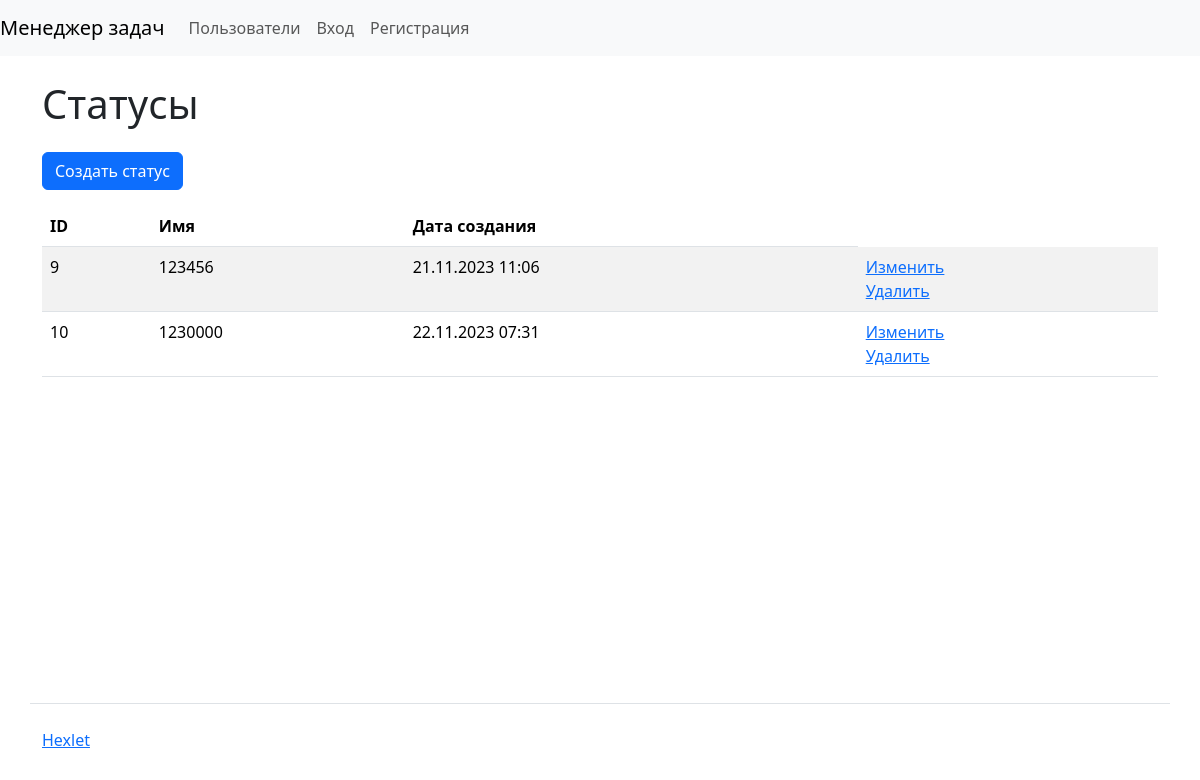
The app's page /statuses/, older data.
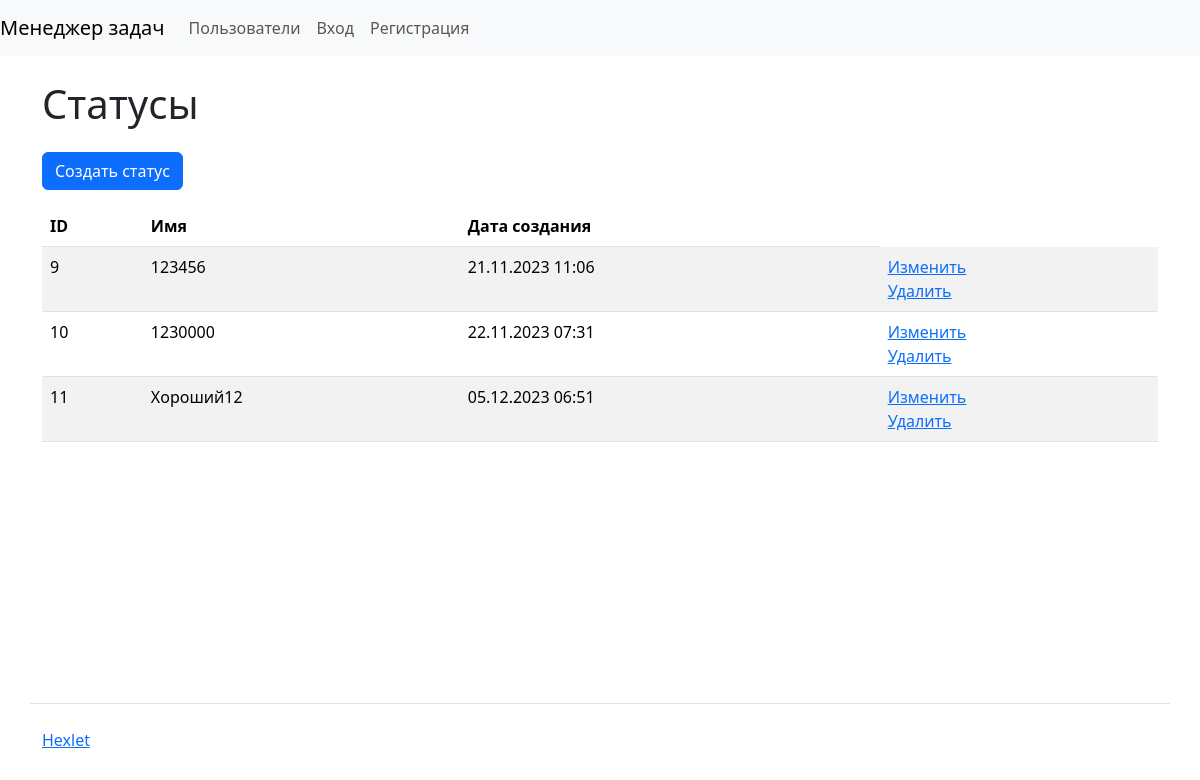
The same page, newer data.
### task_manager/statuses/models.py (models this page shows, shortened)
class Status(models.Model):
    name = models.CharField(max_length=250, unique=True)
    created_at = models.DateTimeField(auto_now_add=True)

### task_manager/statuses/views.py (the view)
# urls.py: path('', IndexStatusView.as_view(), name="status_index"),
class IndexStatusView(ListView):
    def get(self, request, *args, **kwargs):
        status = Status.objects.all()
        return render(request, 'statuses/status.html', {
            'status': status
        })

### task_manager/templates/statuses/status.html (shortened to what this page needs)
{% extends 'base.html' %}
{% load django_bootstrap5 %}
{% load i18n %}
{% block content %}
      <h1 class="my-4">{% trans 'Status' %}</h1>
<a class="btn btn-primary mb-3" href="{% url 'status_create'%}">Создать статус</a>
        <table class="table table-striped">
          <thead class="thead-dark">
            <tr>
              <th>ID</th>
              <th>{% trans 'Name' %}</th>
              <th>{% trans 'Date of creation' %}</th>
            </tr>
          </thead>
          <tbody>
          {% for stat in status %}
            <tr class="align-baseline">
              <td>{{ stat.id }}</td>
              <td>{{ stat.name }}</td>
              <td>{{ stat.created_at|date:"d.m.Y H:i" }}</td>
              <td>
                <a href="{% url 'status_update' pk=stat.pk %}">{% trans 'Edit' %}</a>
                <br>
                <a href="{% url 'status_delete' pk=stat.pk %}" >{% trans 'Delete' %}</a>
              </td>
            </tr>
          {% endfor %}
     </tbody>
        </table>
{% endblock %}

Row changes from the older to the newer data that the page shows:
added Status: id "11", name "Хороший12", created_at "05.12.2023 06:51"
